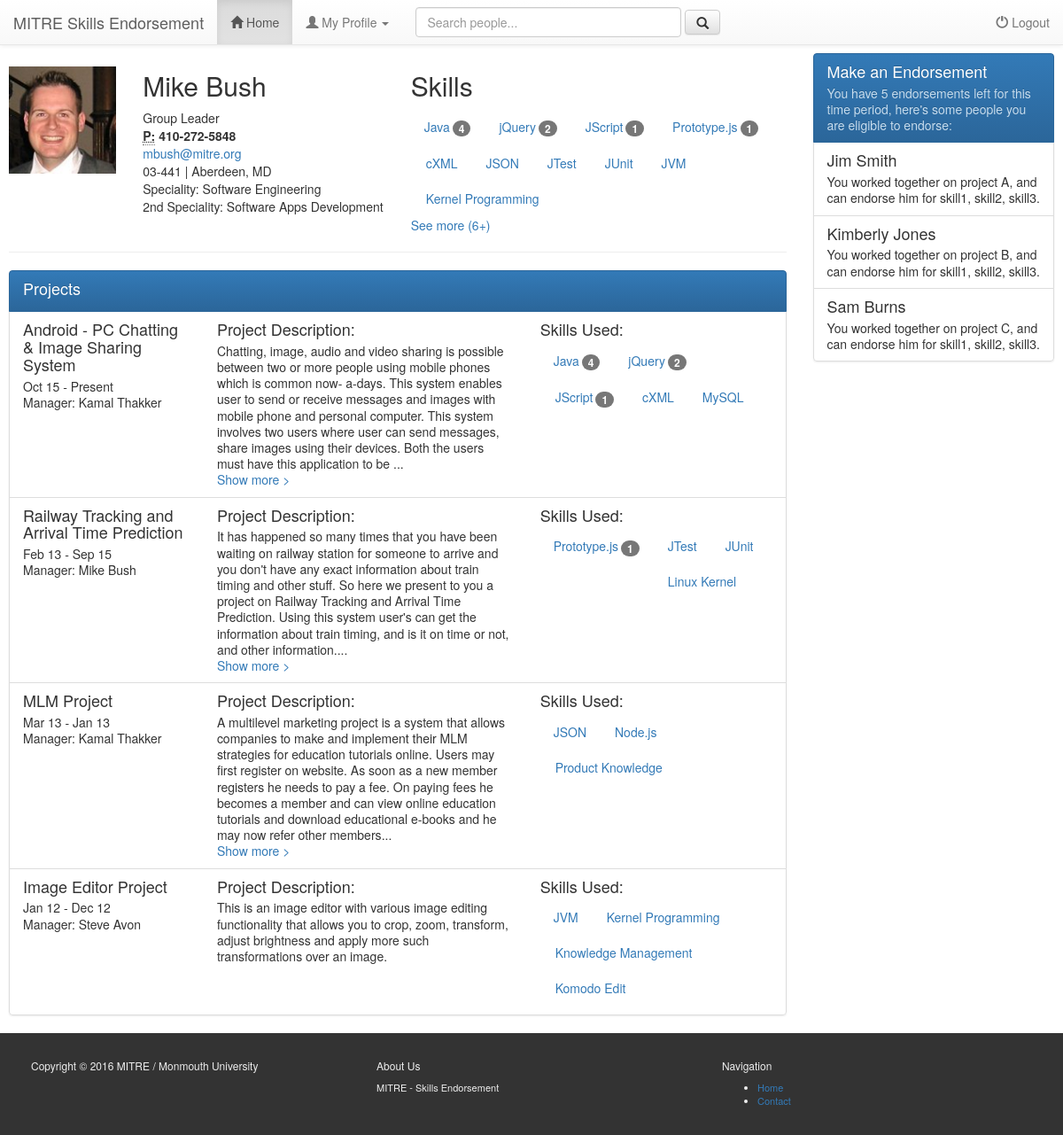
The app's page /user/index.php (signed in) with its own data.
### tables this page shows
CREATE TABLE `users` (
  `user_id` int(11) NOT NULL AUTO_INCREMENT,
  `uname` varchar(50) NOT NULL DEFAULT '',
  `role` varchar(50) NOT NULL DEFAULT '',
  `psword` varchar(20) DEFAULT NULL,
  `fname` varchar(25) DEFAULT NULL,
  `lname` varchar(25) DEFAULT NULL,
  `gender` varchar(1) DEFAULT NULL,
  `email` varchar(50) DEFAULT NULL,
  `phone` varchar(15) DEFAULT NULL,
  `address` varchar(100) DEFAULT NULL,
  `state` varchar(2) DEFAULT NULL,
  `city` varchar(50) DEFAULT NULL,
  `zip` varchar(20) DEFAULT NULL,
  `registration_date` datetime DEFAULT NULL,
  `last_login` datetime DEFAULT NULL,
  `login_attempt` int(11) DEFAULT NULL,
  `blocked_time` datetime DEFAULT NULL,
  `approved_by_admin` varchar(1) DEFAULT NULL,
  `speciality` varchar(75) DEFAULT NULL,
  `speciality2` varchar(75) DEFAULT NULL,
  `job_title` varchar(25) DEFAULT NULL,
  `userdp` varchar(50) DEFAULT NULL,
  PRIMARY KEY (`user_id`,`uname`,`role`)
);

CREATE TABLE `projects` (
  `project_id` int(11) unsigned NOT NULL AUTO_INCREMENT,
  `user_id` int(11) DEFAULT NULL,
  `project_name` varchar(50) DEFAULT NULL,
  `project_desc` varchar(5000) DEFAULT NULL,
  `start_date` date DEFAULT NULL,
  `end_date` date DEFAULT NULL,
  `manager_user_id` int(11) DEFAULT NULL,
  `approved` char(1) DEFAULT 'N',
  PRIMARY KEY (`project_id`)
);

CREATE TABLE `project_skills` (
  `project_skill_id` int(11) unsigned NOT NULL AUTO_INCREMENT,
  `project_id` int(11) DEFAULT NULL,
  `skill_id` int(11) DEFAULT NULL,
  PRIMARY KEY (`project_skill_id`)
);

### user/classes/user.php (called while the page is built, shortened)
<?php
class user{
public function getUserInfo($user_id){
		$dbc = mysqli_connect($GLOBALS['db_servername'], $GLOBALS['db_username'], $GLOBALS['db_password'], $GLOBALS['db_name']) or die("Not connected..");
		$q = "select * from users
				where user_id=".$user_id;
		$r = mysqli_query($dbc,$q);
		if (mysqli_num_rows($r) == 1)
		{
			$row = mysqli_fetch_array($r);
			return 	$row;
		}
		else
		{
			return null;
		}
	}
public function getUserSkillsWithRank($user_id){
	$dbc = mysqli_connect($GLOBALS['db_servername'], $GLOBALS['db_username'], $GLOBALS['db_password'], $GLOBALS['db_name']) or die("Not connected..");
		$q = "/*All user's skills with endorsement rankings*/
				select userskills.user_id, userskills.skill_id, userskills.skill_name, skillrank.rank from
				(
					select p.user_id, ps.skill_id, s.name as skill_name from project_skills ps
					inner join projects p on p.project_id=ps.project_id
					inner join skills s on s.skill_id=ps.skill_id
				 	where upper(p.approved)='Y' and user_id=".$user_id."
				) userskills
				left join
				(
					select skill_id, count(skill_id) as rank from  skill_endorsements
					where user_id=".$user_id."
					group by skill_id
				) skillrank
				on userskills.skill_id=skillrank.skill_id
				order by skillrank.rank desc, userskills.skill_name";
		$r = mysqli_query($dbc,$q);
		if (isset($r) && mysqli_num_rows($r) >= 1)
		{
			return 	$r;
		}
		else
		{
			return null;
		}
	}
}
?>

### user/classes/project.php (called while the page is built, shortened)
<?php
class project{
	public function getApprovedProjects($user_id){
	$dbc = mysqli_connect($GLOBALS['db_servername'], $GLOBALS['db_username'], $GLOBALS['db_password'], $GLOBALS['db_name']) or die("Not connected..");
		$q = "/*List of approved projects*/
				select p.*, u.fname as manager_fname, u.lname as manager_lname from projects p
				inner join users u on p.manager_user_id=u.user_id
				where upper(approved)='Y' and p.user_id=".$user_id. " order by p.end_date is not null, p.end_date desc, p.start_date desc";
		$r = mysqli_query($dbc,$q);
		if (isset($r) && mysqli_num_rows($r) >= 1)
		{
			return 	$r;
		}
		else
		{
			return null;
		}
	}
	public function getProjectSkills($project_id){
	$dbc = mysqli_connect($GLOBALS['db_servername'], $GLOBALS['db_username'], $GLOBALS['db_password'], $GLOBALS['db_name']) or die("Not connected..");
		$q = "/*Project skills with ranking*/
				select pskill.user_id, pskill.project_skill_id, pskill.project_id, pskill.skill_id, pskill.skill_name, skillrank.rank  from
				(
					select p.user_id, ps.project_skill_id, ps.project_id, ps.skill_id, s.name as skill_name from project_skills ps
					inner join skills s on s.skill_id=ps.skill_id
					inner join projects p on p.project_id=ps.project_id
					where p.project_id=".$project_id."
				) pskill
				left join
				(
					select user_id, skill_id, count(skill_id) as rank from  skill_endorsements
					group by user_id, skill_id
				) skillrank
				on pskill.skill_id=skillrank.skill_id and pskill.user_id=skillrank.user_id
				order by skillrank.rank desc, pskill.skill_name;";
		$r = mysqli_query($dbc,$q);
		if (isset($r) && mysqli_num_rows($r) >= 1)
		{
			return 	$r;
		}
		else
		{
			return null;
		}
	}
}

### user/index.php (the view, shortened to what this page needs)
<?php
$linkno = 1;
$search_user_id=null;
include_once 'includes/header.php';
include_once 'classes/user.php';
include_once 'classes/project.php';
?>
<?php
function printSkills($dbRows_UserSkillsWithRank, $HowManyShow, $LoggedInUserId, $DisplayUsername)
{
	$counter = 0;
	$more = 0;
	echo '<ul class="nav nav-pills" role="tablist">';
	while ( isset($dbRows_UserSkillsWithRank) && $dbRow = mysqli_fetch_array($dbRows_UserSkillsWithRank))
	{
		$counter = $counter + 1;
		$li_str = '<li role="presentation"><a href="#" data-toggle="modal" data-target="#makeViewEndorsementsModal" data-skillid="'.$dbRow['skill_id'].'"  data-skillname="'.$dbRow['skill_name'].'"  data-displayuserid="'.$dbRow['user_id'].'"  data-loggedinuserid="'.$LoggedInUserId.'" data-displayusername="'.$DisplayUsername.'">'. $dbRow['skill_name'] .'<span class="badge">'. $dbRow['rank'] .'</span></a></li>';
		if ($counter <= $HowManyShow)
		{
			echo $li_str;
		}
		else if ($counter==$HowManyShow+1)
		{
			$more = $more + 1;
		}
		else if ($counter>$HowManyShow)
		{
			$more = $more + 1;
		}
	}
	echo '</ul>';
	if ($counter>$HowManyShow)
		echo '<a href="#" id="more" data-more="'.$more.'" class="morelessul" data-toggle="collapse" data-target="#hiddenskills">See more ('.$more.'+) </a>';
}
?>
<?php
if(isset($search_user_id))
	$display_user_id=$search_user_id;
else
	$display_user_id=$userid;
$objUser = new user();
$dbRow_UserInfo = $objUser->getUserInfo($display_user_id);
$dbRows_UserSkillsWithRank = $objUser->getUserSkillsWithRank($display_user_id);
$objProject = new project();
$dbRow_Projects = $objProject->getApprovedProjects($display_user_id);
?>
<div class="container-fluid">
    <div class="row">
        <div class="col-md-9" role="main" style="background-color: #ffffff">
	        <div class="row">
		        <div class="col-md-2" style="background-color: #ffffff">
			        <img src="<?php if ( isset($dbRow_UserInfo['userdp']) ) echo '../images/userdp/'. $dbRow_UserInfo['userdp']; else echo '../images/userdp/default-user.png';?>" class="img-responsive voffset3" alt="Cinque Terre" width="200" height="200">
		        </div>
				<div class="col-md-4" style="background-color: #ffffff">
					<h2 class="text-capitalize"><?php
						$displayname=$dbRow_UserInfo['fname'] . ' ' . $dbRow_UserInfo['lname'];
						echo $displayname;
						?></h2>
                    <addres>
                        <span class="text-capitalize"><?php echo $dbRow_UserInfo['job_title']; ?></span> <br/>
						<strong><abbr title="Phone">P:</abbr> <?php echo $dbRow_UserInfo['phone']; ?></strong><br/>
						<a href="mailto:#"><?php echo $dbRow_UserInfo['email']; ?></a> <br/>
						<?php echo $dbRow_UserInfo['zip']; ?> | <?php echo $dbRow_UserInfo['city']; ?>, <?php echo $dbRow_UserInfo['state']; ?> <br/>
						Speciality: <?php echo $dbRow_UserInfo['speciality']; ?> <br/>
						2nd Speciality: <?php echo $dbRow_UserInfo['speciality2']; ?>
					</addres>
			</div>
			<div class="col-md-6" style="background-color: #ffffff">
					<h2 class="text-capitalize">Skills</h2>
					<?php printSkills($dbRows_UserSkillsWithRank, 10, $userid, $displayname); ?>
				</div>
	        </div>
		     <hr class="divider">
		     <div class="row">
			    <div class="col-md-12" style="background-color: #ffffff">
				      <div class="bs-example" data-example-id="list-group-custom-content">
	            <div class="list-group">
		            <div  class="list-group-item active">
		            	<h4 class="list-group-item-heading">Projects</h4>
		            </div>
		            <?php while ( isset($dbRow_Projects) && $dbRow = mysqli_fetch_array($dbRow_Projects)){ ?>
		            <div  class="list-group-item">
			          <div class="row">
				          <div class="col-md-3" style="background-color: #ffffff">
					          <h4 class="list-group-item-heading"><?php echo $dbRow['project_name']; ?></h4>
					          <p class="list-group-item-text">
								<?php
									$startDate = new DateTime($dbRow['start_date']);
									echo $startDate->format('M y') . ' - ';
									if (isset($dbRow['end_date'])) {
										$endDate = new DateTime($dbRow['end_date']);
										echo $endDate->format('M y'); }
									else
										echo 'Present';
								?>
					          </p>
					          <p class="list-group-item-text text-capitalize">Manager:
						          <?php echo $dbRow['manager_fname'] . ' ' . $dbRow['manager_lname']; ?>
					          </p>
				          </div>
				          <div class="col-md-5" style="background-color: #ffffff">
					          <h4 class="list-group-item-heading">Project Description:</h4>
							  <p class="list-group-item-text">
								  <span class="more">
								  <?php echo $dbRow['project_desc']; ?>
								  </span></p>
				          </div>
				          <div class="col-md-4" style="background-color: #ffffff">
					          <h4 class="list-group-item-heading">Skills Used:</h4>
					          <?php
								  $dbRow_ProjectSkills = $objProject->getProjectSkills($dbRow['project_id']);
					          ?>
				          </div>
			          </div>
			        </div>
				    <?php } ?>
				</div>
			</div>
			    </div>
		     </div>
        </div>
        <div class="col-md-3" role="complementary" style="background-color: #ffffff">
		<nav class="bs-docs-sidebar hidden-print hidden-xs hidden-sm affix-top">
            <div class="bs-example" data-example-id="list-group-custom-content">
	            <div class="list-group">
		            <div  class="list-group-item active">
		            <h4 class="list-group-item-heading">Make an Endorsement</h4>
		            <p class="list-group-item-text">You have 5 endorsements left for this time period, here's some people you are eligible to endorse:</p> </div>
		            <div  class="list-group-item">
			            <h4 class="list-group-item-heading">Jim Smith</h4>
			            <p class="list-group-item-text">You worked together on project A, and can endorse him for skill1, skill2, skill3.</p> </div>
				            <div class="list-group-item">
					            <h4 class="list-group-item-heading">Kimberly Jones</h4>
					            <p class="list-group-item-text">You worked together on project B, and can endorse him for skill1, skill2, skill3.</p> </div>
					        <div class="list-group-item">
					            <h4 class="list-group-item-heading">Sam Burns</h4>
					            <p class="list-group-item-text">You worked together on project C, and can endorse him for skill1, skill2, skill3.</p> </div>
				</div>
			</div>
		</nav>
        </div>
    </div>
</div>
<?php
include_once 'includes/footer.php';
?>

### user/includes/header.php (shortened to what this page needs)
<html lang="en">
<head>
    <link rel="stylesheet" href="https://maxcdn.bootstrapcdn.com/bootstrap/3.3.6/css/bootstrap.min.css">
    <link rel="stylesheet" href="https://maxcdn.bootstrapcdn.com/bootstrap/3.3.6/css/bootstrap-theme.min.css">
    <link href="includes/stylesmain.css" rel="stylesheet">
    <link href="includes/callout.css" rel="stylesheet">
</head>
<body>
<nav  class="navbar navbar-default navbar-fixed-top">
	<div class="container-fluid">
            <div class="navbar-header">
                <a href="#" class="navbar-brand">MITRE Skills Endorsement</a>
            </div>
            <div  id="navbar" class="collapse navbar-collapse">
                <ul class="nav navbar-nav ">
                    <li <?php if($linkno==1) echo 'class="active"'?>>
                        <a href="index.php"><span class="glyphicon glyphicon-home"></span> Home</a>
                    </li>
                    <li class="dropdown">
                        <a href="#" class="dropdown-toggle" data-toggle="dropdown"> <span class="glyphicon glyphicon-user"></span> My Profile <span class="caret"></span></a>
                    </li>
                </ul>
                <form class="navbar-form pull-left" role="search" method="post" action="searchresult.php">
					<input type="text" class="form-control" placeholder="Search people..." id="searchInput" name="searchby">
					<button type="submit" class="btn btn-default"><span class="glyphicon glyphicon-search"></span></button>
				</form>
                <ul class="nav navbar-nav navbar-right">
                    <li>
                        <a href="../logout.php"><span class="glyphicon glyphicon-off"></span> Logout</a>
                    </li>
                </ul>
            </div>
        </div>
    </nav>

### user/includes/footer.php (shortened to what this page needs)
<footer>
    <div class="container">
        <div class="row">
            <div class="col-sm-4">
                <h6>Copyright © 2016 MITRE / Monmouth University</h6>
            </div>
            <div class="col-sm-4">
                <h6>About Us</h6>
                <p>MITRE - Skills Endorsement</p>
            </div>
            <div class="col-sm-4">
                <h6>Navigation</h6>
                <ul class="unstyled">
                    <li><a href="#">Home</a></li>
                    <li><a href="#">Contact</a></li>
                </ul>
            </div>
        </div>
    </div>
</footer>
</body>
</html>

### user/includes/stylesmain.css (style rules this page uses)
body { -webkit-font-smoothing: antialiased; text-rendering: optimizelegibility; //padding-top: 30px; //margin-left: 10px; //margin-right: 10px; //margin-bottom: 15px; }
body > .container-fluid { padding: 60px 10px 0px 10px; }
.badge { //-webkit-border-radius: 0 !important; //-moz-border-radius: 0 !important; //border-radius: 0 !important; }
#searchInput { width: 300px; }
footer { background: #333; color: #eee; font-size: 11px; padding: 20px; }
.voffset3 { margin-top: 15px; }

### records on screen
users: userdp (picture), displayname "Mike Bush", job_title "Group Leader", phone "410-272-5848", email "mbush@mitre.org", zip "03-441", city "Aberdeen", state "MD", speciality "Software Engineering", speciality2 "Software Apps Development"
projects: project_name "Android - PC Chatting & Image Sharing System", start_date "Oct 15", shows "Present", users.fname "Kamal", users.lname "Thakker", project_desc "Chatting, image, audio and video sharing is possible between two or more people using mobile phones which is common now- a-days. This system enables user to send or receive messages and images with mobile phone and personal computer. This system involves two users where user can send messages, share images using their devices. Both the users must have this application to be"
project_skills: skill_name "Java", rank "4"
project_skills: skill_name "jQuery", rank "2"
project_skills: skill_name "JScript", rank "1"
project_skills: skill_name "cXML"
project_skills: skill_name "MySQL"
projects: project_name "Railway Tracking and Arrival Time Prediction", start_date "Feb 13", end_date "Sep 15", users.fname "Mike", users.lname "Bush", project_desc "It has happened so many times that you have been waiting on railway station for someone to arrive and you don't have any exact information about train timing and other stuff. So here we present to you a project on Railway Tracking and Arrival Time Prediction. Using this system user's can get the information about train timing, and is it on time or not, and other information."
project_skills: skill_name "Prototype.js", rank "1"
project_skills: skill_name "JTest"
project_skills: skill_name "JUnit"
project_skills: skill_name "Linux Kernel"
projects: project_name "MLM Project", start_date "Mar 13", end_date "Jan 13", users.fname "Kamal", users.lname "Thakker", project_desc "A multilevel marketing project is a system that allows companies to make and implement their MLM strategies for education tutorials online. Users may first register on website. As soon as a new member registers he needs to pay a fee. On paying fees he becomes a member and can view online education tutorials and download educational e-books and he may now refer other members"
project_skills: skill_name "JSON"
project_skills: skill_name "Node.js"
project_skills: skill_name "Product Knowledge"
projects: project_name "Image Editor Project", start_date "Jan 12", end_date "Dec 12", users.fname "Steve", users.lname "Avon", project_desc "This is an image editor with various image editing functionality that allows you to crop, zoom, transform, adjust brightness and apply more such transformations over an image."
project_skills: skill_name "JVM"
project_skills: skill_name "Kernel Programming"
project_skills: skill_name "Knowledge Management"
project_skills: skill_name "Komodo Edit"

### other values on screen
$dbRow['skill_name'] "Java"
$dbRow['rank'] "4"
$dbRow['skill_name'] "jQuery"
$dbRow['rank'] "2"
$dbRow['skill_name'] "JScript"
$dbRow['rank'] "1"
$dbRow['skill_name'] "Prototype.js"
$dbRow['skill_name'] "cXML"
$dbRow['skill_name'] "JSON"
$dbRow['skill_name'] "JTest"
$dbRow['skill_name'] "JUnit"
$dbRow['skill_name'] "JVM"
$dbRow['skill_name'] "Kernel Programming"
$more "6"
